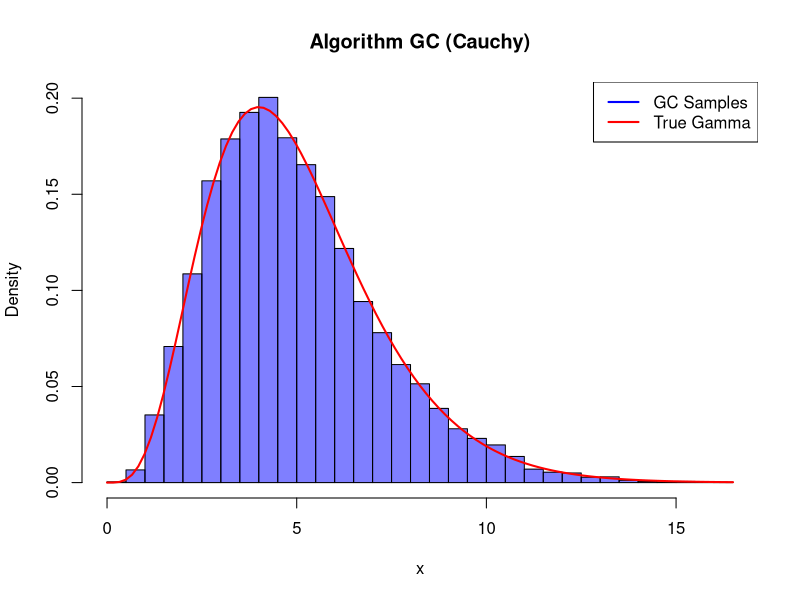
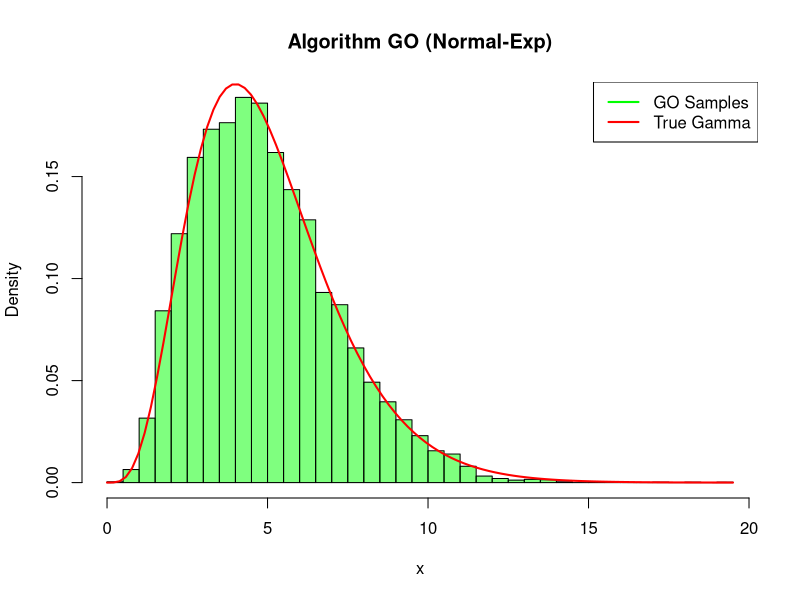

Generate these figures, in order, with R:
## ---- chunk 1
knitr::opts_chunk$set(echo = TRUE)
## ---- chunk 2
# ==============================================================================
# 1. ALGORITHM GC (The Cauchy Method)
# Source: Dieter & Ahrens (1974), Page 7
# ==============================================================================
algorithm_gc_accurate <- function(n, a) {
  # "Algorithm GC (a > 1)"
  if (a <= 1) stop("a must be > 1")
  
  results <- numeric(n)
  count <- 0
  
  while (count < n) {
    # 1. Set b <- a - 1, A <- a + b, and s <- sqrt(A)
    b <- a - 1
    A <- a + b
    s <- sqrt(A)
    
    # 2. Generate u. Set t <- s * tan(pi * (u - 0.5)) and x <- b + t
    u <- runif(1)
    t <- s * tan(pi * (u - 0.5))
    x <- b + t
    
    # 3. If x < 0 go to 2
    if (x < 0) {
      next # "Go to 2"
    }
    
    # 4. Generate u'. If u' > exp(b*ln(x/b) - t + ln(1 + t^2/A)) go to 2.
    #    Otherwise deliver x.
    u_prime <- runif(1)
    rejection_condition <- exp(b * log(x/b) - t + log(1 + (t^2)/A))
    
    if (u_prime > rejection_condition) {
      next # "Go to 2"
    } else {
      # Deliver x
      count <- count + 1
      results[count] <- x
    }
  }
  return(results)
}

# ==============================================================================
# 2. ALGORITHM GO (Modified Normal-Exponential Method)
# Source: Dieter & Ahrens (1974), Page 17
# ==============================================================================
algorithm_go_accurate <- function(n, a) {
  # "Algorithm GO (a > 2.5327805161251)"
  if (a <= 2.5327805161251) stop("a must be > 2.5327805161251")
  
  results <- numeric(n)
  count <- 0
  
  while (count < n) {
    # 1. Set mu <- a - 1, V <- a + 1.632... * sqrt(a), sigma <- sqrt(V)
    #    W <- sigma^2 / mu
    #    d <- 2.449... * sigma and b <- mu + d
    mu <- a - 1
    sigma_const <- 1.63299316185545 # sqrt(8/3)
    V <- a + sigma_const * sqrt(a)
    sigma <- sqrt(V)
    W <- sigma^2 / mu
    d_const <- 2.44948974278318 # sqrt(6)
    d <- d_const * sigma
    b <- mu + d
    
    # 2. Generate u. If u <= 0.009572265238289 go to 8.
    u <- runif(1)
    if (u <= 0.009572265238289) {
      
      # --- TAIL SECTION (Steps 8-9) ---
      
      # 8. Take a sample s from standard exponential and set x <- b(1 + s/d)
      s <- rexp(1)
      x <- b * (1 + s/d)
      
      # 9. Generate u. If ln u > mu(2 + ln(x/mu) - x/b) + 3.72... - b - ln(da/b)
      #    go to 2, otherwise deliver x.
      u_step9 <- runif(1)
      c3 <- 3.7203284924588
      condition <- mu * (2 + log(x/mu) - x/b) + c3 - b - log(d * a / b)
      
      if (log(u_step9) > condition) {
        next # "Go to 2"
      } else {
        count <- count + 1
        results[count] <- x
      }
      
    } else {
      
      # --- BODY SECTION (Steps 3-7) ---
      
      # 3. Take sample s from standard normal. Set x <- mu + sigma*s.
      #    If x < 0 or x > b go to 2.
      s <- rnorm(1)
      x <- mu + sigma * s
      
      if (x < 0 || x > b) {
        next # "Go to 2"
      }
      
      # 4. Generate u and set S <- s^2/2. If s >= 0 go to 6.
      u_step4 <- runif(1)
      S <- (s^2) / 2
      
      if (s >= 0) {
        # 6. If u <= 1 - S(W - 1) deliver x.
        if (u_step4 <= 1 - S * (W - 1)) {
          count <- count + 1
          results[count] <- x
          next # Loop continues to next sample
        }
        # Fall through to Step 7
      } else {
        # 5. If u <= 1 - S((1 - 2s/V)W - 1) deliver x, otherwise go to 7.
        if (u_step4 <= 1 - S * ((1 - 2*s/V)*W - 1)) {
          count <- count + 1
          results[count] <- x
          next # Loop continues to next sample
        }
        # Fall through to Step 7
      }
      
      # 7. If ln u > mu(1 + ln(x/mu)) - x + S go to 2, otherwise deliver x.
      if (log(u_step4) > mu * (1 + log(x/mu)) - x + S) {
        next # "Go to 2"
      } else {
        count <- count + 1
        results[count] <- x
      }
    }
  }
  return(results)
}

# ==============================================================================
# 3. COMPARISON & VISUALIZATION
# ==============================================================================

# Parameters
N <- 10000
A_PARAM <- 5.0 # Must be > 2.533 for Algorithm GO

# Generate Data
cat("Generating 10,000 samples with Algorithm GC...\n")
samples_gc <- algorithm_gc_accurate(N, A_PARAM)

cat("Generating 10,000 samples with Algorithm GO...\n")
samples_go <- algorithm_go_accurate(N, A_PARAM)

# Plot Results (Side-by-Side)


# Plot 1: Algorithm GC 
hist(samples_gc, breaks=50, freq=FALSE, col=rgb(0,0,1,0.5), 
     main="Algorithm GC (Cauchy)", xlab="x")
curve(dgamma(x, shape=A_PARAM), add=TRUE, col="red", lwd=2)
legend("topright", legend=c("GC Samples", "True Gamma"), 
       col=c("blue", "red"), lwd=2)

# Plot 2: Algorithm GO 
hist(samples_go, breaks=50, freq=FALSE, col=rgb(0,1,0,0.5), 
     main="Algorithm GO (Normal-Exp)", xlab="x")
curve(dgamma(x, shape=A_PARAM), add=TRUE, col="red", lwd=2)
legend("topright", legend=c("GO Samples", "True Gamma"), 
       col=c("green", "red"), lwd=2)

par(mfrow=c(1, 1)) # Reset layout
